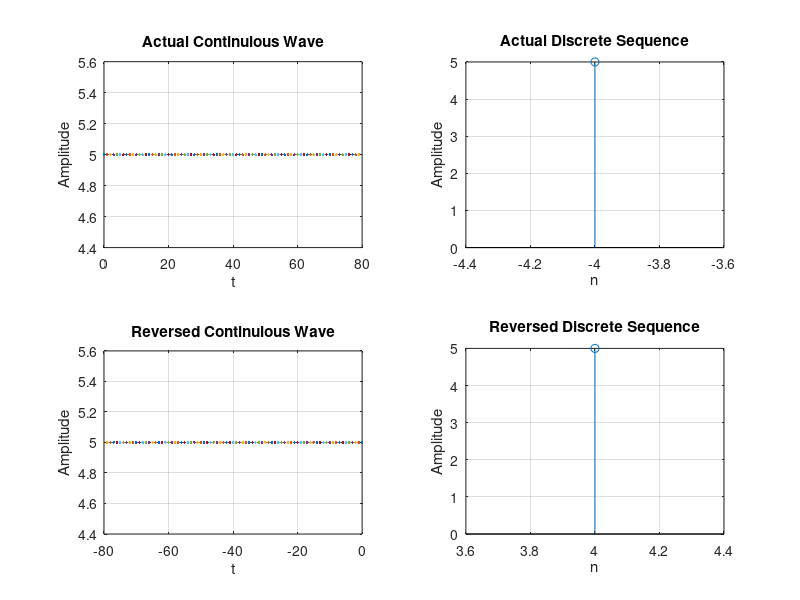

Recreate this plot in MATLAB.
% assignment 3 q 2
%% clear
clc;
clear all;
close all;

%% creating plots for continuious waves
% set t range
t = 0:79;

% take wave equation from user
y = input('Enter a continuious signal : ' );

% plot actual wave
subplot(2,2,1);
plot(t,y);
title('Actual Continuious Wave');
xlabel('t');
ylabel('Amplitude');
grid on;

% plot reversed wave
subplot(2,2,3);
plot(-t,y);
title('Reversed Continuious Wave');
xlabel('t');
ylabel('Amplitude');
grid on;

%% clearing workspace
clear all;

%% creating plots for discrete wave
% take sequence from user
x = input('Enter a sequence : ' );
origin = round(abs(input('Enter origin index (starting from 1) : ')));
% set time range
n = -(origin-1):(length(x)-origin);

% plot original signal
subplot(2,2,2);
stem(n,x);
title('Actual Discrete Sequence');
xlabel('n');
ylabel('Amplitude');
grid on;

% plot reversed signal
subplot(2,2,4);
stem(-n,x);
title('Reversed Discrete Sequence');
xlabel('n');
ylabel('Amplitude');
grid on;
